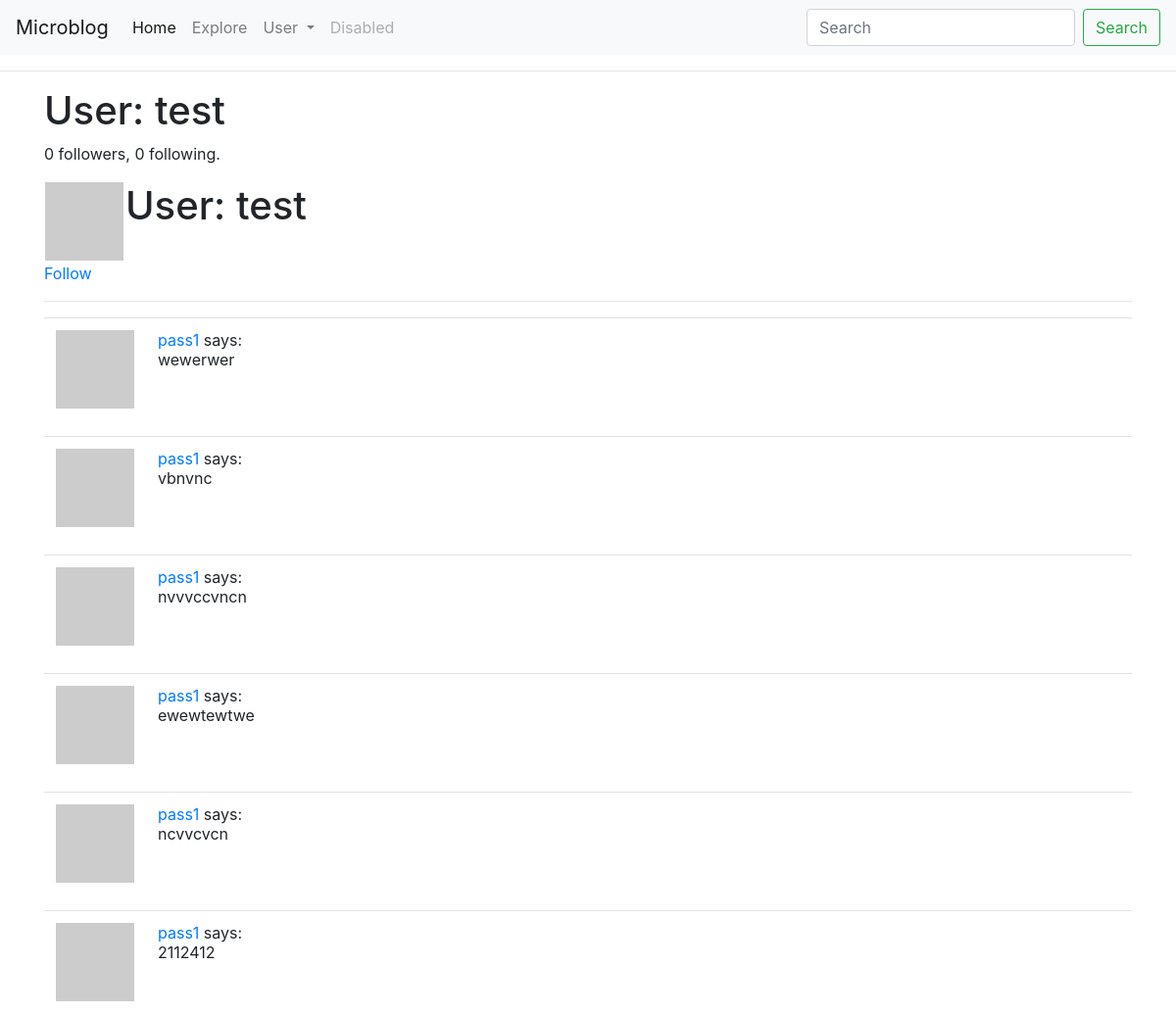
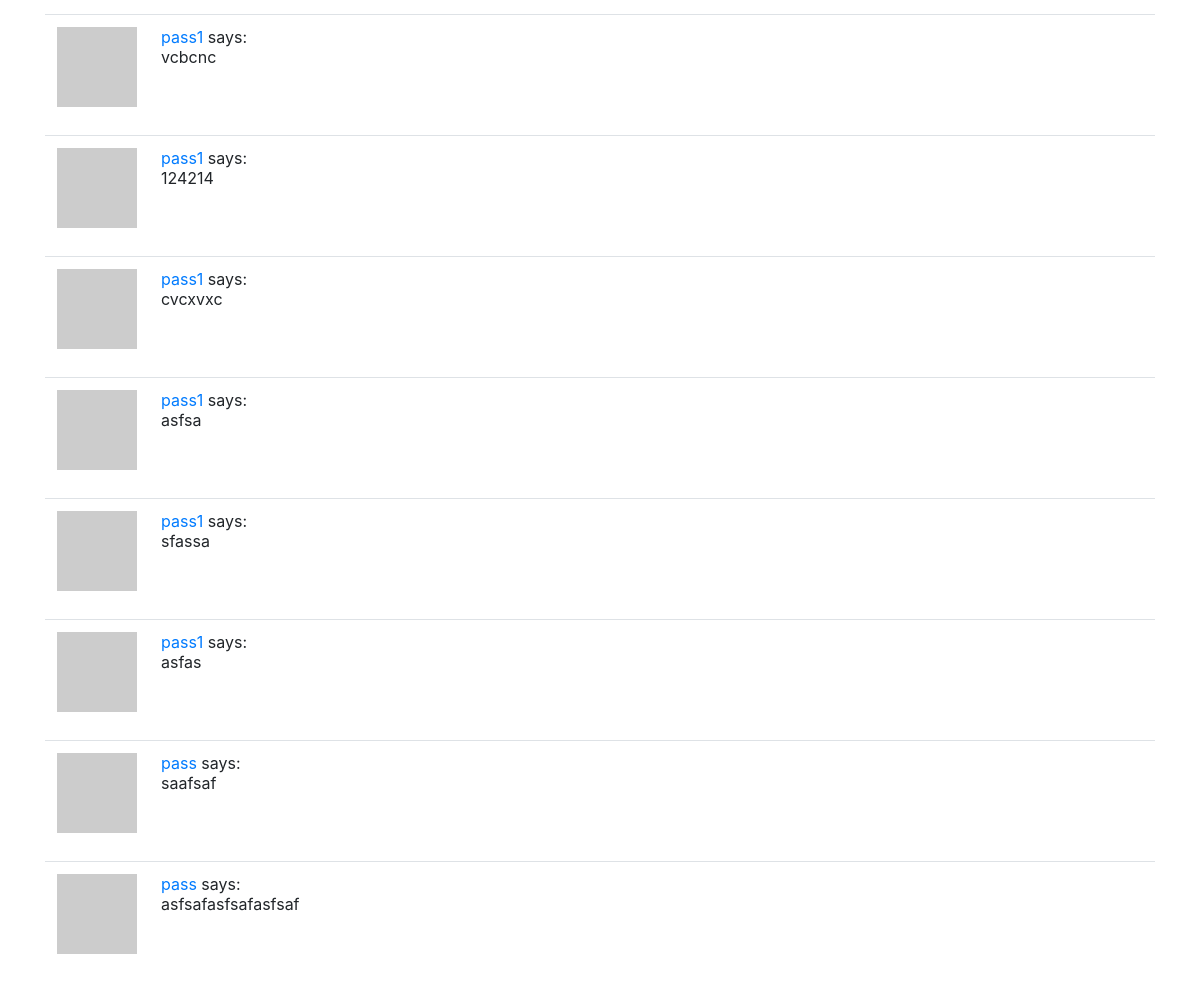
The app's page /user/test (signed in) with its own data (2 pictures, top to bottom).
### app/models.py (models this page shows, shortened)
class User(UserMixin, db.Model):
    id = db.Column(db.Integer, primary_key=True)
    username = db.Column(db.String(64), index=True, unique=True)
    email = db.Column(db.String(120), index=True, unique=True)
    password_hash = db.Column(db.String(128))
    about_me = db.Column(db.String(140))
    last_seen = db.Column(db.DateTime, default=datetime.utcnow)
    posts = db.relationship("Post", backref="author", lazy="dynamic")
    followed = db.relationship(
        'User', secondary=followers,
        primaryjoin=(followers.c.follower_id == id),
        secondaryjoin=(followers.c.followed_id == id),
        backref=db.backref('followers', lazy='dynamic'), lazy='dynamic')
    def avatar(self, size):
        digest = md5(self.email.lower().encode('utf-8')).hexdigest()
        return "https://www.gravatar.com/avatar/{}?d=identicon&s={}".format(digest, size)
    def is_following(self, user):
        return self.followed.filter(
            followers.c.followed_id == user.id).count() > 0
    def followed_posts(self):
        followed = Post.query.join(
            followers, (followers.c.followed_id == Post.user_id)).filter(
                followers.c.follower_id == self.id)
        own = Post.query.filter_by(user_id=self.id)
        return followed.union(own).order_by(Post.timestamp.desc())

class Post(db.Model):
    id = db.Column(db.Integer, primary_key=True)
    body = db.Column(db.String(140))
    timestamp = db.Column(db.DateTime, index=True, default = datetime.utcnow)
    user_id = db.Column(db.Integer, db.ForeignKey("user.id"))

### app/routes.py (the view)
@app.route('/user/<username>', methods=['POST', 'GET'])
@login_required
def user(username):
    user = User.query.filter_by(username=username).first_or_404()
    page = request.args.get('page', 1, type=int)
    posts = current_user.followed_posts().paginate(page, app.config["POSTS_PER_PAGE"], False)
    next_url = url_for("user", username=user.username, page=posts.next_num) if posts.has_next else None
    prev_url = url_for("user", username=user.username, page=posts.prev_num) if posts.has_prev else None
    return render_template("user.html", user=user, posts=posts.items, next_url=next_url, prev_url=prev_url)

### app/models.py (called while the page is built)
@login.user_loader
def load_user(id):
    return User.query.get(int(id))

### app/routes.py (called while the page is built)
@app.before_request
def before_request():
    if current_user.is_authenticated:
        current_user.last_seen = datetime.utcnow()
        db.session.commit()

### app/templates/user.html (shortened to what this page needs)
{% extends "base.html" %}
{% block content %}
	<h1>User: {{ user.username }}</h1>
	<table>
		<tr valign="top">
			<td><img src="{{user.avatar(128)}}" ></td>
			<td> <h1>User: {{ user.username }} </h1>
			</td>
			<p>{{ user.followers.count() }} followers, {{ user.followed.count() }} following.</p>
		</tr>
	</table>
	{% if user == current_user %}
		<p><a href="{{ url_for('edit_profile') }}">Edit your profile</a></p>
		{% elif not current_user.is_following(user) %}
		<p><a href="{{ url_for('follow', username=user.username) }}">Follow</a></p>
		{% else %}
		<p><a href="{{ url_for('unfollow', username=user.username) }}">Unfollow</a></p>
	{% endif %}
	<hr>
	{% for post in posts %}
		{% include '_post.html' %}
	{% endfor %}
{% endblock %}

### app/templates/_post.html
<table class="table table-hover">
        <tr>
            <td width="70px">
                <a href="{{ url_for('user', username=post.author.username) }}">
                    <img src="{{ post.author.avatar(70) }}" />
                </a>
            </td>
            <td>
                <a href="{{ url_for('user', username=post.author.username) }}">
                    {{ post.author.username }}
                </a>
                says:
                <br>
                {{ post.body }}
            </td>
        </tr>
    </table>

### records on screen
User: username "test"
Post: author.username "pass1", body "wewerwer"
Post: author.username "pass1", body "vbnvnc"
Post: author.username "pass1", body "nvvvccvncn"
Post: author.username "pass1", body "ewewtewtwe"
Post: author.username "pass1", body "ncvvcvcn"
Post: author.username "pass1", body "2112412"
Post: author.username "pass1", body "vcbcnc"
Post: author.username "pass1", body "124214"
Post: author.username "pass1", body "cvcxvxc"
Post: author.username "pass1", body "asfsa"
Post: author.username "pass1", body "sfassa"
Post: author.username "pass1", body "asfas"
Post: author.username "pass", body "saafsaf"
Post: author.username "pass", body "asfsafasfsafasfsaf"

### other values on screen
{{ user.followers.count() }} "0"
{{ user.followed.count() }} "0"
